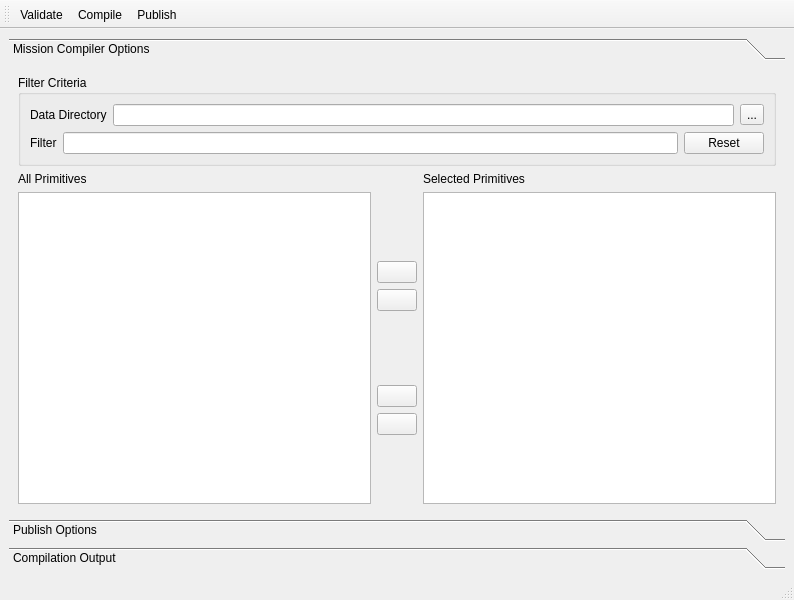
<?xml version="1.0" encoding="UTF-8"?>
<ui version="4.0">
 <class>MissionCompilerMainWindow</class>
 <widget class="QMainWindow" name="MissionCompilerMainWindow">
  <property name="geometry">
   <rect>
    <x>0</x>
    <y>0</y>
    <width>794</width>
    <height>600</height>
   </rect>
  </property>
  <property name="windowTitle">
   <string>MainWindow</string>
  </property>
  <widget class="QWidget" name="centralwidget">
   <layout class="QGridLayout" name="gridLayout_3">
    <item row="0" column="0">
     <widget class="QToolBox" name="toolBox">
      <property name="currentIndex">
       <number>0</number>
      </property>
      <widget class="QWidget" name="compileOptionsPage">
       <property name="geometry">
        <rect>
         <x>0</x>
         <y>0</y>
         <width>776</width>
         <height>426</height>
        </rect>
       </property>
       <attribute name="label">
        <string>Mission Compiler Options</string>
       </attribute>
       <layout class="QGridLayout" name="gridLayout">
        <item row="5" column="4">
         <layout class="QVBoxLayout" name="addRemoveLayout">
          <item>
           <spacer name="verticalSpacer_3">
            <property name="orientation">
             <enum>Qt::Vertical</enum>
            </property>
            <property name="sizeHint" stdset="0">
             <size>
              <width>20</width>
              <height>40</height>
             </size>
            </property>
           </spacer>
          </item>
          <item>
           <widget class="QPushButton" name="addSelectedButton">
            <property name="toolTip">
             <string>Add Selected</string>
            </property>
            <property name="text">
             <string/>
            </property>
            <property name="icon">
             <iconset resource="mission_compiler.qrc">
              <normaloff>:/buttons/images/arrow-right-2.png</normaloff>:/buttons/images/arrow-right-2.png</iconset>
            </property>
           </widget>
          </item>
          <item>
           <widget class="QPushButton" name="addAllButton">
            <property name="toolTip">
             <string>Add All</string>
            </property>
            <property name="text">
             <string/>
            </property>
            <property name="icon">
             <iconset resource="mission_compiler.qrc">
              <normaloff>:/buttons/images/arrow-right-double-2.png</normaloff>:/buttons/images/arrow-right-double-2.png</iconset>
            </property>
           </widget>
          </item>
          <item>
           <spacer name="verticalSpacer">
            <property name="orientation">
             <enum>Qt::Vertical</enum>
            </property>
            <property name="sizeHint" stdset="0">
             <size>
              <width>20</width>
              <height>40</height>
             </size>
            </property>
           </spacer>
          </item>
          <item>
           <widget class="QPushButton" name="removeAllButton">
            <property name="toolTip">
             <string>Remove All</string>
            </property>
            <property name="text">
             <string/>
            </property>
            <property name="icon">
             <iconset resource="mission_compiler.qrc">
              <normaloff>:/buttons/images/arrow-left-double-2.png</normaloff>:/buttons/images/arrow-left-double-2.png</iconset>
            </property>
           </widget>
          </item>
          <item>
           <widget class="QPushButton" name="removeSelectedButton">
            <property name="toolTip">
             <string>Remove Selected</string>
            </property>
            <property name="text">
             <string/>
            </property>
            <property name="icon">
             <iconset resource="mission_compiler.qrc">
              <normaloff>:/buttons/images/arrow-left-2.png</normaloff>:/buttons/images/arrow-left-2.png</iconset>
            </property>
           </widget>
          </item>
          <item>
           <spacer name="verticalSpacer_2">
            <property name="orientation">
             <enum>Qt::Vertical</enum>
            </property>
            <property name="sizeHint" stdset="0">
             <size>
              <width>20</width>
              <height>40</height>
             </size>
            </property>
           </spacer>
          </item>
         </layout>
        </item>
        <item row="5" column="3">
         <widget class="QListView" name="allPrimitivesList">
          <property name="acceptDrops">
           <bool>true</bool>
          </property>
          <property name="editTriggers">
           <set>QAbstractItemView::NoEditTriggers</set>
          </property>
          <property name="dragEnabled">
           <bool>true</bool>
          </property>
          <property name="dragDropMode">
           <enum>QAbstractItemView::DragDrop</enum>
          </property>
          <property name="defaultDropAction">
           <enum>Qt::MoveAction</enum>
          </property>
          <property name="alternatingRowColors">
           <bool>true</bool>
          </property>
          <property name="selectionMode">
           <enum>QAbstractItemView::ExtendedSelection</enum>
          </property>
         </widget>
        </item>
        <item row="5" column="5">
         <widget class="QListView" name="selectedPrimitivesList">
          <property name="acceptDrops">
           <bool>true</bool>
          </property>
          <property name="editTriggers">
           <set>QAbstractItemView::NoEditTriggers</set>
          </property>
          <property name="dragEnabled">
           <bool>true</bool>
          </property>
          <property name="dragDropMode">
           <enum>QAbstractItemView::DragDrop</enum>
          </property>
          <property name="defaultDropAction">
           <enum>Qt::MoveAction</enum>
          </property>
          <property name="alternatingRowColors">
           <bool>true</bool>
          </property>
          <property name="selectionMode">
           <enum>QAbstractItemView::ExtendedSelection</enum>
          </property>
         </widget>
        </item>
        <item row="4" column="3">
         <widget class="QLabel" name="allPrimitivesLabel">
          <property name="text">
           <string>All Primitives</string>
          </property>
         </widget>
        </item>
        <item row="4" column="5">
         <widget class="QLabel" name="selectedPrimitivesLabel">
          <property name="text">
           <string>Selected Primitives</string>
          </property>
         </widget>
        </item>
        <item row="0" column="3" colspan="3">
         <widget class="QGroupBox" name="filterGroupBox">
          <property name="title">
           <string>Filter Criteria</string>
          </property>
          <layout class="QGridLayout" name="gridLayout_5">
           <item row="0" column="0">
            <layout class="QHBoxLayout" name="dataDirLayout">
             <item>
              <widget class="QLabel" name="dataDirLabel">
               <property name="text">
                <string>Data Directory</string>
               </property>
              </widget>
             </item>
             <item>
              <widget class="QLineEdit" name="dataDirEdit"/>
             </item>
             <item>
              <widget class="QToolButton" name="dataDirButton">
               <property name="text">
                <string>...</string>
               </property>
              </widget>
             </item>
            </layout>
           </item>
           <item row="1" column="0">
            <layout class="QHBoxLayout" name="filterLayout">
             <item>
              <widget class="QLabel" name="filterLabel">
               <property name="text">
                <string>Filter</string>
               </property>
              </widget>
             </item>
             <item>
              <widget class="QLineEdit" name="filterEdit">
               <!-- Removed due to incompatibility with Qt 4.6 and uic still adding it to the source.
               <property name="placeholderText">
                <string>type filter here</string>
               </property> -->
              </widget>
             </item>
             <item>
              <widget class="QPushButton" name="resetFiltersButton">
               <property name="toolTip">
                <string>Blanks out the filter and reloads all files from the data directory.</string>
               </property>
               <property name="text">
                <string>Reset</string>
               </property>
              </widget>
             </item>
            </layout>
           </item>
          </layout>
          <zorder>dataDirLabel</zorder>
         </widget>
        </item>
       </layout>
      </widget>
      <widget class="QWidget" name="publishOptionsPage">
       <property name="geometry">
        <rect>
         <x>0</x>
         <y>0</y>
         <width>776</width>
         <height>426</height>
        </rect>
       </property>
       <attribute name="label">
        <string>Publish Options</string>
       </attribute>
       <layout class="QGridLayout" name="gridLayout_4">
        <item row="0" column="0">
         <widget class="QListWidget" name="publishServersList"/>
        </item>
       </layout>
      </widget>
      <widget class="QWidget" name="compilationOutputPage">
       <property name="geometry">
        <rect>
         <x>0</x>
         <y>0</y>
         <width>776</width>
         <height>426</height>
        </rect>
       </property>
       <attribute name="label">
        <string>Compilation Output</string>
       </attribute>
       <layout class="QGridLayout" name="gridLayout_2">
        <item row="0" column="0">
         <widget class="QPlainTextEdit" name="compileOutputText">
          <property name="readOnly">
           <bool>true</bool>
          </property>
         </widget>
        </item>
       </layout>
      </widget>
     </widget>
    </item>
   </layout>
  </widget>
  <widget class="QMenuBar" name="menubar">
   <property name="geometry">
    <rect>
     <x>0</x>
     <y>0</y>
     <width>794</width>
     <height>21</height>
    </rect>
   </property>
  </widget>
  <widget class="QStatusBar" name="statusbar"/>
  <widget class="QToolBar" name="toolBar">
   <property name="windowTitle">
    <string>toolBar</string>
   </property>
   <attribute name="toolBarArea">
    <enum>TopToolBarArea</enum>
   </attribute>
   <attribute name="toolBarBreak">
    <bool>false</bool>
   </attribute>
   <addaction name="actionValidate"/>
   <addaction name="actionCompile"/>
   <addaction name="actionPublish"/>
  </widget>
  <action name="actionCompile">
   <property name="icon">
    <iconset resource="mission_compiler.qrc">
     <normaloff>:/buttons/images/run-build-2.png</normaloff>:/buttons/images/run-build-2.png</iconset>
   </property>
   <property name="text">
    <string>Compile</string>
   </property>
   <property name="toolTip">
    <string>Compile</string>
   </property>
  </action>
  <action name="actionValidate">
   <property name="icon">
    <iconset resource="mission_compiler.qrc">
     <normaloff>:/buttons/images/news-subscribe-2.png</normaloff>:/buttons/images/news-subscribe-2.png</iconset>
   </property>
   <property name="text">
    <string>Validate</string>
   </property>
   <property name="toolTip">
    <string>Validate</string>
   </property>
  </action>
  <action name="actionPublish">
   <property name="icon">
    <iconset resource="mission_compiler.qrc">
     <normaloff>:/buttons/images/document-export-4.png</normaloff>:/buttons/images/document-export-4.png</iconset>
   </property>
   <property name="text">
    <string>Publish</string>
   </property>
   <property name="toolTip">
    <string>Compile and Publish</string>
   </property>
  </action>
 </widget>
 <resources>
  <include location="mission_compiler.qrc"/>
 </resources>
 <connections/>
</ui>
